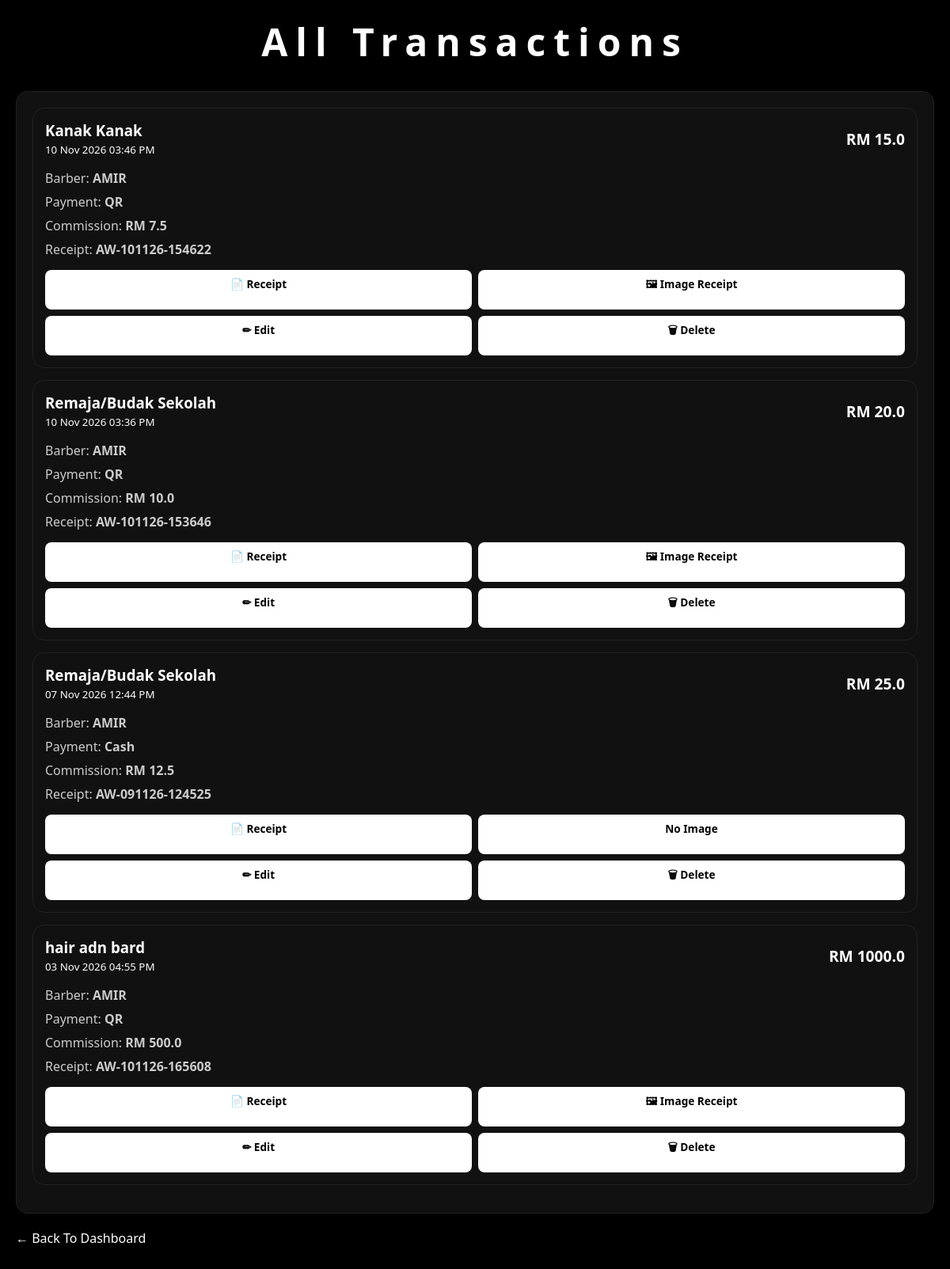
Page /transactions on the committed database.
### app.py (models this page shows)
class Sale(db.Model):
    id = db.Column(db.Integer, primary_key=True)
    customer = db.Column(db.String(100))
    service = db.Column(db.String(100))
    custom_description = db.Column(
    db.String(255)
)
    amount = db.Column(db.Float)
    commission = db.Column(db.Float)
    date = db.Column(
    db.DateTime,
    default=malaysia_time
)
    payment_method = db.Column(db.String(20))
    receipt_no = db.Column(db.String(50))
    receipt_image = db.Column(
    db.String(255)
)
    barber_id = db.Column(
        db.Integer,
        db.ForeignKey('barber.id')
    )
    barber = db.relationship('Barber')

class Barber(db.Model):
    id = db.Column(db.Integer, primary_key=True)
    name = db.Column(db.String(100))
    commission_rate = db.Column(db.Float)

### app.py (the view)
@app.route('/transactions')
def all_transactions():
    sales = Sale.query.order_by(
        Sale.date.desc()
    ).all()
    return render_template(
        'transactions.html',
        sales=sales
    )

### templates/transactions.html (shortened to what this page needs)
<!DOCTYPE html>
<html>
<head>
    <link rel="stylesheet"
    href="{{ url_for('static', filename='style.css') }}">
</head>
<body>
<div class="header">
    <h1>All Transactions</h1>
</div>
<div class="transactions">
    {% for sale in sales %}
    <div class="transaction-card">
        <div class="transaction-top">
            <div>
                <h3>{{ sale.service }}</h3>
                <small>
                    {{ sale.date.strftime('%d %b %Y %I:%M %p') }}
                </small>
            </div>
            <div class="amount-tag">
                RM {{ sale.amount }}
            </div>
        </div>
        <div class="transaction-details">
            <p>
                Barber:
                <b>{{ sale.barber.name }}</b>
            </p>
            <p>
                Payment:
                <b>{{ sale.payment_method }}</b>
            </p>
            <p>
                Commission:
                <b>RM {{ sale.commission }}</b>
            </p>
            <p>
                Receipt:
                <b>{{ sale.receipt_no }}</b>
            </p>
        </div>
        <div class="transaction-buttons">
    <a
    href="/receipt/{{ sale.id }}"
    class="btn">
        📄 Receipt
    </a>
    {% if sale.receipt_image %}
    <a
    href="/uploads/{{ sale.receipt_image }}"
    target="_blank"
    class="btn">
        🖼 Image Receipt
    </a>
    {% else %}
    <span class="btn">
        No Image
    </span>
    {% endif %}
    <a
    href="/edit-sale/{{ sale.id }}"
    class="btn">
        ✏ Edit
    </a>
    <a
    href="/delete-sale/{{ sale.id }}"
    class="btn"
    onclick="return confirm('Delete this transaction?')">
        🗑 Delete
    </a>
</div>
    </div>
    {% endfor %}
</div>
<a href="/" class="back-btn">
    ← Back To Dashboard
</a>
</body>
</html>

### static/style.css (style rules this page uses)
* { margin:0; padding:0; box-sizing:border-box; }
body { background:#000; color:#fff; font-family:'Segoe UI',sans-serif; padding:20px; }
.header { text-align:center; margin-bottom:30px; }
.header h1 { font-size:3rem; letter-spacing:10px; font-weight:700; }
.btn { background:white; color:black; padding:16px 24px; min-height:50px; border-radius:12px; text-decoration:none; font-weight:bold; transition:0.2s; }
.transactions { background:#111; border:1px solid #222; border-radius:15px; padding:20px; }
.back-btn { display:inline-block; margin-top:20px; color:white; text-decoration:none; }
body { padding-bottom:90px; }
.transaction-card { background:#111; border:1px solid #222; border-radius:15px; padding:15px; margin-bottom:15px; }
.transaction-top { display:flex; justify-content:space-between; align-items:center; margin-bottom:15px; }
.amount-tag { font-size:1.2rem; font-weight:bold; color:white; }
.transaction-details { margin-bottom:15px; }
.transaction-details p { margin:8px 0; color:#ccc; }
.transaction-buttons { display:grid; grid-template-columns:1fr 1fr; gap:8px; margin-top:15px; }
.transaction-buttons .btn { width:100%; padding:8px 10px; font-size:0.85rem; text-align:center; border-radius:8px; }

### rows in the picture
Sale: service "Kanak Kanak", date "10 Nov 2026 03:46 PM", amount "15.0", barber.name "AMIR", payment_method "QR", commission "7.5", receipt_no "AW-101126-154622"
Sale: service "Remaja/Budak Sekolah", date "10 Nov 2026 03:36 PM", amount "20.0", barber.name "AMIR", payment_method "QR", commission "10.0", receipt_no "AW-101126-153646"
Sale: service "Remaja/Budak Sekolah", date "07 Nov 2026 12:44 PM", amount "25.0", barber.name "AMIR", payment_method "Cash", commission "12.5", receipt_no "AW-091126-124525", shows "No Image"
Sale: service "hair adn bard", date "03 Nov 2026 04:55 PM", amount "1000.0", barber.name "AMIR", payment_method "QR", commission "500.0", receipt_no "AW-101126-165608"
